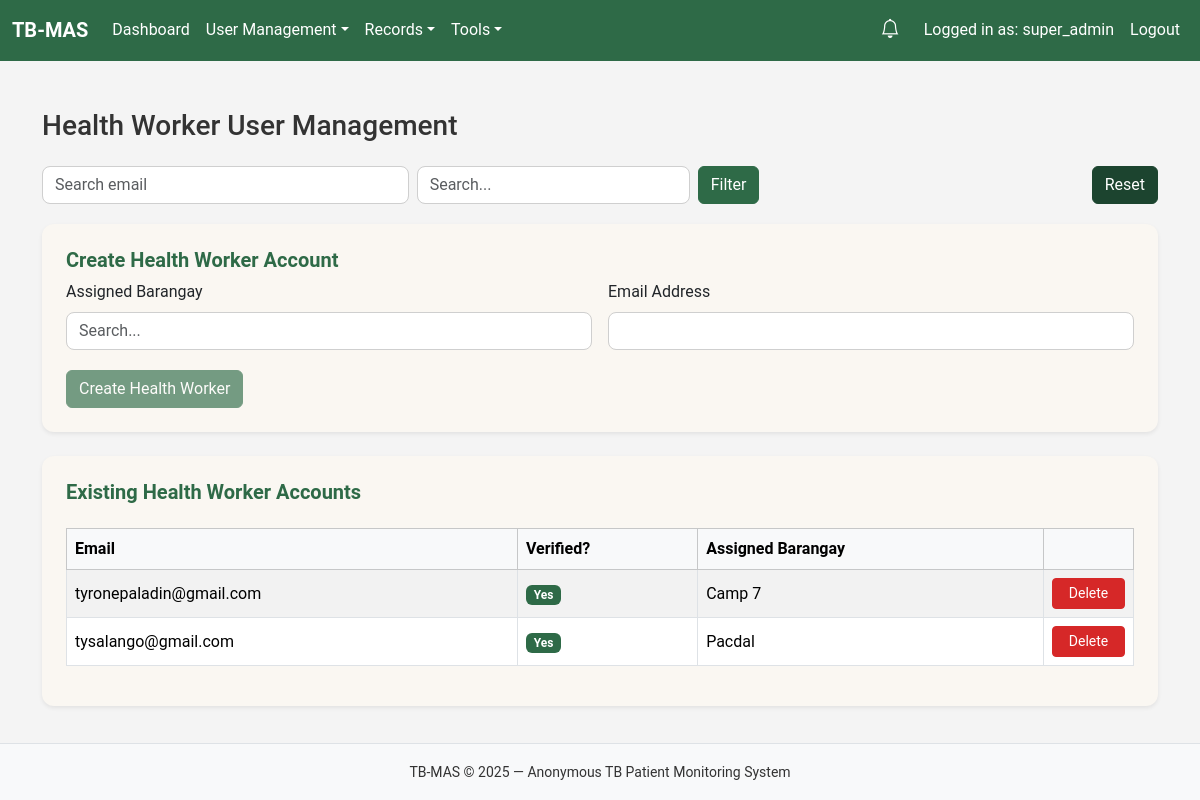
The app's page /public/admin/create_health_worker.php (signed in) with its own data.
### tables this page shows
CREATE TABLE `users` (
  `user_id` int(11) NOT NULL,
  `email` varchar(150) NOT NULL,
  `password_hash` varchar(255) NOT NULL,
  `role` enum('super_admin','health_worker','patient') NOT NULL,
  `barangay_assigned` varchar(100) DEFAULT NULL,
  `is_verified` tinyint(4) DEFAULT 0,
  `verification_token` varchar(150) DEFAULT NULL,
  `password_reset_required` tinyint(4) DEFAULT 1,
  `created_at` timestamp NOT NULL DEFAULT current_timestamp()
);

### public/admin/create_health_worker.php (the view, shortened to what this page needs)
<?php
require_once __DIR__ . '/../partials/header.php';
require_once __DIR__ . '/../partials/navbar.php';
$pdo = getDB();
$q = trim($_GET['q'] ?? '');
$sql = "SELECT * FROM users WHERE role = 'health_worker'";
$params = [];
$sql .= " ORDER BY created_at DESC";
$stmt = $pdo->prepare($sql);
$stmt->execute($params);
$healthWorkers = $stmt->fetchAll();
?>
<div class="container py-4">
  <h3 class="mb-4">Health Worker User Management</h3>
  <form class="row g-2 mb-3" method="GET" action="/WEBSYS_FINAL_PROJECT/public/" data-ajax="health_workers">
    <div class="col-md-4">
      <input name="q" value="<?= htmlspecialchars($q) ?>" class="form-control" placeholder="Search email" type="search">
    </div>
    <div class="col-md-3">
    </div>
    <div class="col-md-2">
      <button class="btn btn-primary" type="submit">Filter</button>
    </div>
    <div class="col-md-3 text-end">
      <a href="/WEBSYS_FINAL_PROJECT/public/?route=user/create_health_worker" class="btn btn-secondary">Reset</a>
    </div>
  </form>
  <div class="card shadow-sm p-4 mb-4">
    <h5>Create Health Worker Account</h5>
    <form method="POST" class="row g-3" action="/WEBSYS_FINAL_PROJECT/public/?route=user/create_health_worker">
      <div class="col-md-6">
        <label class="form-label">Assigned Barangay</label>
      </div>
      <div class="col-md-6">
        <label class="form-label">Email Address</label>
        <input type="email" name="email" class="form-control" required>
      </div>
      <div class="col-12">
        <button type="submit" class="btn btn-primary">Create Health Worker</button>
      </div>
    </form>
  </div>
  <div class="card shadow-sm p-4">
    <h5>Existing Health Worker Accounts</h5>
    <div class="table-responsive mt-3">
      <table class="table table-bordered table-striped align-middle">
        <thead class="table-light">
          <tr>
            <th>Email</th>
            <th>Verified?</th>
            <th>Assigned Barangay</th>
            <th width="90"></th>
          </tr>
        </thead>
        <tbody class="hw-table-body">
        <?php if ($healthWorkers): foreach ($healthWorkers as $hw): ?>
          <tr>
            <td><?= htmlspecialchars($hw['email']) ?></td>
            <td><?= $hw['is_verified']
                  ? '<span class="badge bg-success">Yes</span>'
                  : '<span class="badge bg-warning text-dark">No</span>' ?>
            </td>
            <td><?= htmlspecialchars($hw['barangay_assigned']) ?></td>
            <td>
              <a href="/WEBSYS_FINAL_PROJECT/public/?route=user/delete_user&id=<?= $hw['user_id'] ?>"
                onclick="return confirm('Delete this user?');"
                class="btn btn-danger btn-sm w-100">Delete</a>
            </td>
          </tr>
        <?php endforeach; else: ?>
          <tr><td colspan="4" class="text-center text-muted">No health workers found.</td></tr>
        <?php endif; ?>
        </tbody>
      </table>
    </div>
  </div>
</div>
<?php include __DIR__ . '/../partials/footer.php'; ?>

### public/assets/css/app.css (style rules this page uses)
:root { --primary-green: #2E6A47; --accent-green: #81A684; --pine-green: #1C442F; --tb-red: #D62828; --bg-light: #F4F4F4; --bg-alt: #FAF7F2; --text-dark: #333333; --text-light: #FFFFFF; }
:root { --bs-primary: var(--primary-green) !important; --bs-primary-rgb: 46, 106, 71 !important; --bs-success: var(--primary-green) !important; --bs-success-rgb: 46,106,71 !important; --bs-danger: var(--tb-red) !important; --bs-danger-rgb: 214,40,40 !important; --bs-link-color: var(--primary-green) !important; --bs-link-hover-color: var(--pine-green) !important; --bs-dropdown-link-hover-bg: var(--accent-green) !important; --bs-dropdown-link-active-bg: var(--primary-green) !important; }
body { background-color: var(--bg-light); color: var(--text-dark); min-height: 100vh; display: flex; flex-direction: column; font-family: "Roboto", sans-serif; }
.card { background: var(--bg-alt); border: none !important; border-radius: 12px; box-shadow: 0 3px 8px rgba(0,0,0,0.08); }
.card h3, .card h5 { color: var(--primary-green); font-weight: 600; }
.btn-primary { background-color: var(--primary-green) !important; border-color: var(--primary-green) !important; color: var(--text-light) !important; }
.btn-secondary { background-color: var(--pine-green) !important; border-color: var(--pine-green) !important; }
.btn-danger { background-color: var(--tb-red) !important; border-color: var(--tb-red) !important; }
.form-control, .form-select { border-radius: 8px; border: 1px solid #cfcfcf; }
.table thead { background: var(--accent-green) !important; color: var(--text-light) !important; }
.table td, .table th { vertical-align: middle; }
.badge.bg-success { background: var(--primary-green) !important; }

### records on screen
users: email "tyronepaladin@gmail.com", is_verified "Yes", barangay_assigned "Camp 7"
users: email "tysalango@gmail.com", is_verified "Yes", barangay_assigned "Pacdal"

### other values on screen
$user['role'] "super_admin"
